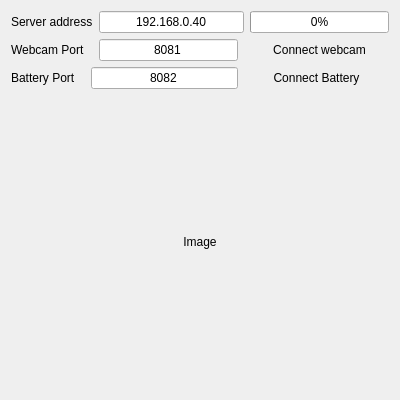
<?xml version="1.0" encoding="UTF-8"?>
<ui version="4.0">
 <class>BeagleClient</class>
 <widget class="QWidget" name="BeagleClient">
  <property name="geometry">
   <rect>
    <x>0</x>
    <y>0</y>
    <width>400</width>
    <height>400</height>
   </rect>
  </property>
  <property name="sizePolicy">
   <sizepolicy hsizetype="MinimumExpanding" vsizetype="MinimumExpanding">
    <horstretch>0</horstretch>
    <verstretch>0</verstretch>
   </sizepolicy>
  </property>
  <property name="windowTitle">
   <string>BeagleClient</string>
  </property>
  <layout class="QVBoxLayout" name="verticalLayout">
   <property name="sizeConstraint">
    <enum>QLayout::SetNoConstraint</enum>
   </property>
   <item>
    <layout class="QGridLayout" name="gridLayout">
     <property name="sizeConstraint">
      <enum>QLayout::SetMinimumSize</enum>
     </property>
     <item row="0" column="0" colspan="2">
      <widget class="QLabel" name="label">
       <property name="text">
        <string>Server address</string>
       </property>
      </widget>
     </item>
     <item row="0" column="2" colspan="2">
      <widget class="QLineEdit" name="hostAdressEdit">
       <property name="text">
        <string>192.168.0.40</string>
       </property>
       <property name="alignment">
        <set>Qt::AlignCenter</set>
       </property>
      </widget>
     </item>
     <item row="0" column="4">
      <widget class="QProgressBar" name="batteryGauge">
       <property name="value">
        <number>0</number>
       </property>
      </widget>
     </item>
     <item row="1" column="0">
      <widget class="QLabel" name="label_2">
       <property name="text">
        <string>Webcam Port</string>
       </property>
      </widget>
     </item>
     <item row="1" column="2">
      <widget class="QLineEdit" name="webcamPortEdit">
       <property name="text">
        <string>8081</string>
       </property>
       <property name="alignment">
        <set>Qt::AlignCenter</set>
       </property>
      </widget>
     </item>
     <item row="1" column="4">
      <widget class="QPushButton" name="connectWebcamButton">
       <property name="minimumSize">
        <size>
         <width>120</width>
         <height>0</height>
        </size>
       </property>
       <property name="text">
        <string>Connect webcam</string>
       </property>
       <property name="checkable">
        <bool>true</bool>
       </property>
       <property name="flat">
        <bool>true</bool>
       </property>
      </widget>
     </item>
     <item row="2" column="0">
      <widget class="QLabel" name="label_3">
       <property name="text">
        <string>Battery Port</string>
       </property>
      </widget>
     </item>
     <item row="2" column="1" colspan="2">
      <widget class="QLineEdit" name="batteryPortEdit">
       <property name="text">
        <string>8082</string>
       </property>
       <property name="alignment">
        <set>Qt::AlignCenter</set>
       </property>
      </widget>
     </item>
     <item row="2" column="3" colspan="2">
      <widget class="QPushButton" name="connectBatteryButton">
       <property name="text">
        <string>Connect Battery</string>
       </property>
       <property name="checkable">
        <bool>true</bool>
       </property>
       <property name="flat">
        <bool>true</bool>
       </property>
      </widget>
     </item>
    </layout>
   </item>
   <item>
    <widget class="AspectRatioPixmapLabel" name="imageLabel">
     <property name="sizePolicy">
      <sizepolicy hsizetype="MinimumExpanding" vsizetype="MinimumExpanding">
       <horstretch>0</horstretch>
       <verstretch>0</verstretch>
      </sizepolicy>
     </property>
     <property name="minimumSize">
      <size>
       <width>0</width>
       <height>0</height>
      </size>
     </property>
     <property name="baseSize">
      <size>
       <width>0</width>
       <height>0</height>
      </size>
     </property>
     <property name="layoutDirection">
      <enum>Qt::LeftToRight</enum>
     </property>
     <property name="frameShape">
      <enum>QFrame::NoFrame</enum>
     </property>
     <property name="frameShadow">
      <enum>QFrame::Plain</enum>
     </property>
     <property name="text">
      <string>Image</string>
     </property>
     <property name="scaledContents">
      <bool>false</bool>
     </property>
     <property name="alignment">
      <set>Qt::AlignCenter</set>
     </property>
    </widget>
   </item>
  </layout>
 </widget>
 <layoutdefault spacing="6" margin="11"/>
 <customwidgets>
  <customwidget>
   <class>AspectRatioPixmapLabel</class>
   <extends>QLabel</extends>
   <header>aspectratiopixmaplabel.h</header>
  </customwidget>
 </customwidgets>
 <resources/>
 <connections/>
</ui>
